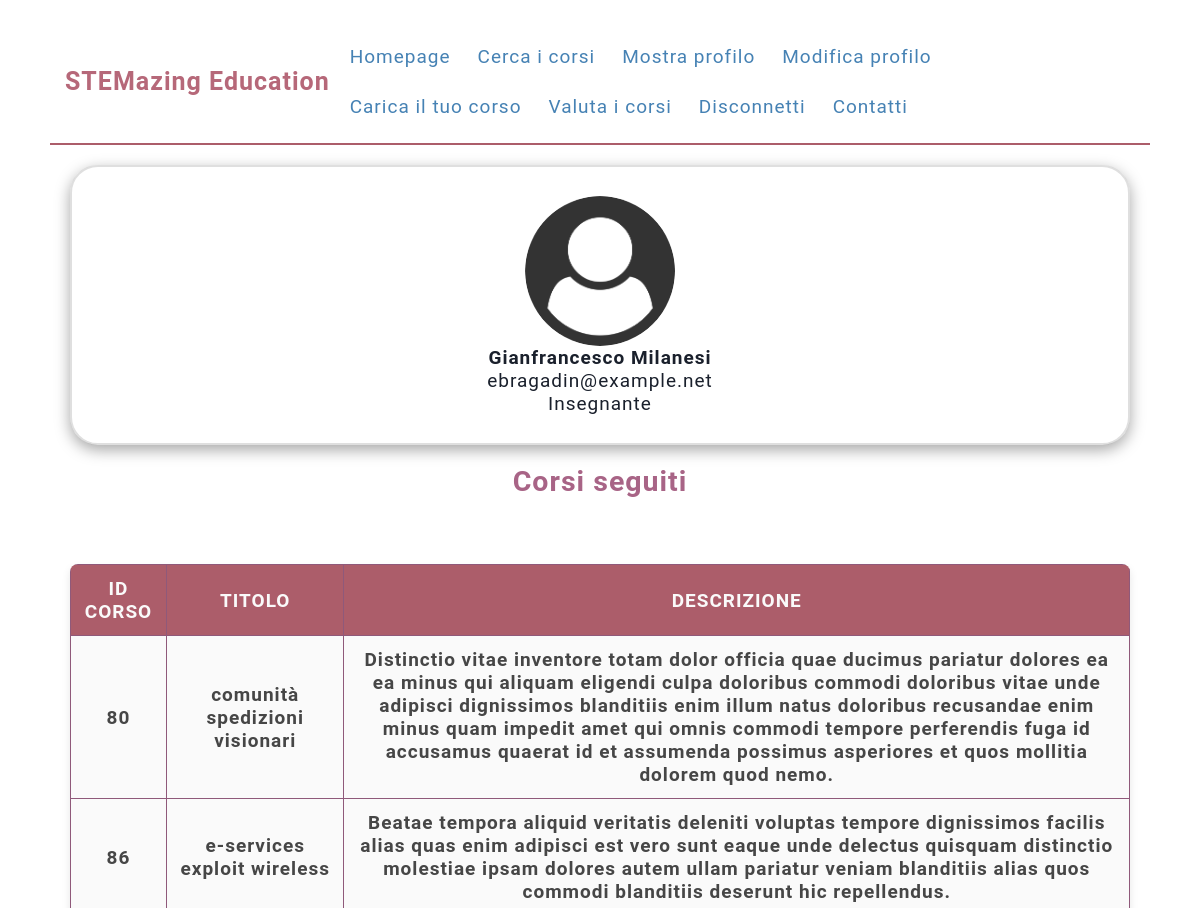
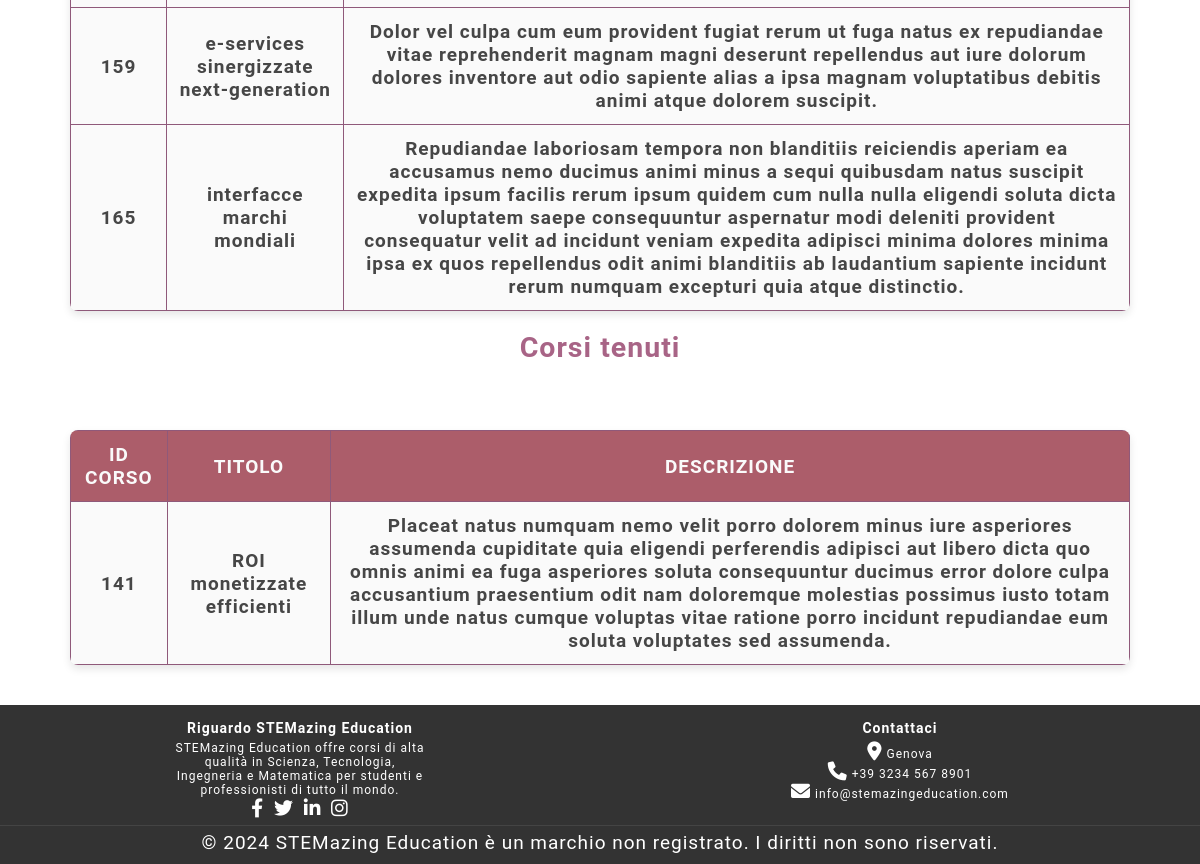
Screenshot of /show_profile.php (signed in) with the database file from the repository (2 pictures, top to bottom).
### tables this page shows
CREATE TABLE course(
  id BIGINT UNSIGNED AUTO_INCREMENT PRIMARY KEY,
  name VARCHAR(100) NOT NULL,
  description VARCHAR(1500) NOT NULL,
  duration INT UNSIGNED NOT NULL,
  price DECIMAL(4,2) UNSIGNED NOT NULL,
  average_evaluation DECIMAL(2,1) UNSIGNED NOT NULL CHECK (average_evaluation <= 5.0)
);

### show_profile.php (called while the page is built)
<?php
	include dirname(__FILE__).'/./user_area/show_profile.php';
?>

### modules/set_path.php (called while the page is built)
<?php
    $MYROOT = '/~S4850100/ProgettoSAW';
?>

### configuration/database_query.php (called while the page is built)
<?php
    try{
        if(!empty($params) && !empty($param_types)){
            $sql_stmt = mysqli_prepare($db_connection, $query);
            mysqli_stmt_bind_param($sql_stmt, $param_types, ...$params);
            mysqli_stmt_execute($sql_stmt);
            $result = mysqli_stmt_get_result($sql_stmt);
        }
        else{
            $result = mysqli_query($db_connection, $query);
        }
        if($result !== false)
            $res = mysqli_fetch_all($result, MYSQLI_ASSOC);
    }
    catch(mysqli_sql_exception $e){
        $error = sprintf('%s - %s: %s\n', date('Y-m-d H:i:s'), $query, $e->getMessage());
        error_log($error, 3, dirname(__FILE__).'/../../../errors/errors.log');
        $error_occurred = true;
    }
?>

### user_area/show_profile.php (the view, shortened to what this page needs)
<!DOCTYPE html>
<html lang = 'it'>
<head>
	<?php
		include dirname(__FILE__).'/../modules/head_style.php';
	?>
	<link rel = 'stylesheet' href = './css/show-profile.css'>
</head>
<body>
	<?php
		require dirname(__FILE__).'/../modules/header.php';
	?>
	<main>
		<?php
			print('
			<section class = \'profile\'>
            	<div class = \'card\'>
            		<div class = \'card-body\'>
                    	<img src = \'images/user_icon.png\' alt = \'Immagine profilo.\' class = \'profile-image\'>
                    	<div class = \'user-infos\'>
                      		<h4>'.$_SESSION['name'].' '.$_SESSION['surname'].'</h4>
                      		<p>'.$_SESSION['email'].'</p>
							<p>
			');
			$query       = 'SELECT *
					  		FROM teach
					  		WHERE email_user = ?;';
			$params      = array($_SESSION['email']);
			$param_types = 's';
			require dirname(__FILE__).'/../configuration/database_connect.php';
			require dirname(__FILE__).'/../configuration/database_query.php';
			if($_SESSION['admin'] === 1){
				print('Amministratore');
			}
			elseif(!empty($res)){
				print('Insegnante');
			}
			else{
				print('Studente');
			}
			print('
                      		</p>
						</div>
                    </div>
                </div>
            </section>
			');
			$query = 'SELECT c.id, c.name, c.description
			          FROM course c JOIN follow f ON c.id = f.id_course
					  WHERE f.email_user = ?;';
			require dirname(__FILE__).'/../configuration/database_query.php';
			print('
			<section>
				<h2 class = \'subtitle\'>Corsi seguiti</h2>
				<br><br>
				<table class = \'table\'>
                    <tr>
                        <th class = \'index-element\'>ID corso</th>
                        <th class = \'index-element\'>Titolo</th>
                        <th class = \'index-element\'>Descrizione</th>
                    </tr>
			');
			foreach($res as $row){
				printf('
					<tr>
                        <th>%s</th>
                        <th>%s</th>
                        <th>%s</th>
				', $row['id'], $row['name'], $row['description']);
			}
			print('
                </table>
            </section>
			<section>
				<h2 class = \'subtitle\'>Corsi tenuti</h2>
				<br><br>
				<table class = \'table\'>
                    <tr>
                        <th class = \'index-element\'>ID corso</th>
                        <th class = \'index-element\'>Titolo</th>
                        <th class = \'index-element\'>Descrizione</th>
                    </tr>
            ');
			$query = 'SELECT c.id, c.name, c.description
			          FROM course c JOIN teach t ON c.id = t.id_course
					  WHERE t.email_user = ?;';
			require dirname(__FILE__).'/../configuration/database_query.php';
			foreach($res as $row){
				printf('
					<tr>
                        <th>%s</th>
                        <th>%s</th>
                        <th>%s</th>
				', $row['id'], $row['name'], $row['description']);
			}
			print('
				</table>
			</section>
			');
		?>
	</main>
	<?php
		require dirname(__FILE__).'/../modules/footer.php';
	?>
</body>
</html>

### modules/head_style.php
<?php
	require dirname(__FILE__).'/set_path.php';
	print(
	'
		<meta http-equiv = \'X-UA-Compatible\' content = \'IE = edge\'>
		<meta charset = \'utf-8\'>
		<meta name = \'viewport\' content = \'width-device-width\', initial-scale = 1.0>
		<link rel = \'icon\' href = '.$MYROOT.'/css/images/school.svg type = \'image/svg+xml\'>
		<link rel = \'apple-touch-icon\' href = '.$MYROOT.'/css/images/school.png>
		<link rel = \'stylesheet\' href = \''.$MYROOT.'/css/base.css\'>
		<link rel = \'stylesheet\' href = \''.$MYROOT.'/modules/css/header.css\'>
		<link rel = \'stylesheet\' href = \''.$MYROOT.'/modules/css/footer.css\'>
		<link rel = \'stylesheet\' href = \'https://cdnjs.cloudflare.com/ajax/libs/font-awesome/6.0.0-beta3/css/all.min.css\'>
	'
	);
?>

### modules/header.php
<?php
    require dirname(__FILE__).'/set_path.php';
    print('
    <header>
        <p id = \'title\'>STEMazing Education</p>
    ');
    require dirname(__FILE__) . '/navbar.php';
    print('
    </header>
    ');
?>

### modules/navbar.php (shortened to what this page needs)
<?php
    require dirname(__FILE__).'/set_path.php';
    $navItems = [];
	$navItems[] = ['href' => $MYROOT.'/index.php', 'label' => 'Homepage'];
	$navItems[] = ['href' => $MYROOT.'/internal_search_system/page/search_system.php', 'label' => 'Cerca i corsi'];
    if(isset($_SESSION['authentication'])){
        $navItems[] = ['href' => $MYROOT.'/user_area/show_profile.php', 'label' => 'Mostra profilo'];
        $navItems[] = ['href' => $MYROOT.'/user_area/update_profile.php', 'label' => 'Modifica profilo'];
        $navItems[] = ['href' => $MYROOT.'/user_area/upload_course.php', 'label' => 'Carica il tuo corso'];
        $navItems[] = ['href' => $MYROOT.'/course_evaluation/pages/course_evaluation.php', 'label' => 'Valuta i corsi'];
		$navItems[] = ['href' => $MYROOT.'/authentication/logout/logout.php', 'label' => 'Disconnetti'];
    }
    else{
        $navItems[] = ['href' => $MYROOT.'/authentication/pages/registration_form.php', 'label' => 'Registrati'];
        $navItems[] = ['href' => $MYROOT.'/authentication/pages/login_form.php', 'label' => 'Accedi'];
    }
    $navItems[] = ['href' => $MYROOT.'/info/contact_us.php', 'label' => 'Contatti'];
    print('<nav><ul>');
    foreach($navItems as $item){
        print('<li class="nav-elmnt"><a href="' . $item['href'] . '">' . $item['label'] . '</a></li>');
    }
    print('</ul></nav>');
?>

### modules/footer.php
<?php
    require dirname(__FILE__).'/set_path.php';
	print(
	'
	<footer>
        <div class = \'container\'>
            <div class = \'footer-content\'>
                <div class = \'footer-section about\'>
                    <h3>
                        Riguardo STEMazing Education
                    </h3>
                    <p>
                        STEMazing Education offre corsi di alta qualità in Scienza, Tecnologia, Ingegneria
                        e Matematica per studenti e professionisti di tutto il mondo.
                    </p>
                    <div class = \'socials\'>
                        <a href = \'#\'><i class = \'fab fa-facebook-f\'></i></a>
                        <a href = \'#\'><i class = \'fab fa-twitter\'></i></a>
                        <a href = \'#\'><i class = \'fab fa-linkedin-in\'></i></a>
                        <a href = \'#\'><i class = \'fab fa-instagram\'></i></a>
                    </div>
                </div>
                <div class = \'footer-section contact\'>
                    <h3>
                        Contattaci
                    </h3>
                    <p>
                        <i class = \'fas fa-map-marker-alt\'></i> Genova
                    </p>
                    <p>
                        <i class = \'fas fa-phone\'></i> +39 3234 567 8901
                    </p>
                    <p>
                        <i class = \'fas fa-envelope\'></i> info@stemazingeducation.com
                    </p>
                </div>
            </div>
            <div class = \'footer-bottom\'>
                <p>&copy; 2024 STEMazing Education è un marchio non registrato. I diritti non sono riservati.</p>
            </div>
        </div>
    </footer>
	'
	);
?>

### css/base.css (style rules this page uses)
* { font-family: 'Roboto', sans-serif; margin: 0; padding: 0; font-size: 19px; letter-spacing: 1px; }
main { padding: 30px 0; border: 0; margin: 0 50px; flex: 1; display: flex; justify-content: center; align-items: center; padding: 20px; }
* { scrollbar-width: thin; scrollbar-color: rgb(226, 106, 126) #f9e3e5; }
body, html { scrollbar-face-color: rgb(226, 106, 126); scrollbar-base-color: #f9e3e5; scrollbar-3dlight-color: #f9e3e5; scrollbar-highlight-color: #f9e3e5; scrollbar-track-color: #f9e3e5; scrollbar-arrow-color: #f9e3e5; scrollbar-shadow-color: #f9e3e5; scrollbar-darkshadow-color: rgb(226, 106, 126); }

### modules/css/header.css (style rules this page uses)
body { display: flex; flex-direction: column; min-height: 100vh; }
header { display: flex; border-bottom: 2px solid rgb(172, 93, 106); margin: 0 50px; align-items: center; padding: 15px; }
header #title { text-align: left; color: #b66879; font-size: 25px; font-weight: bold; }
nav { margin-left: 10px; flex: 1; overflow-x: hidden; white-space: normal; }
nav ul { display: flex; flex-wrap: wrap; list-style-type: none; align-items: center; padding: 0; margin: 0; justify-content: left; gap: 7px; }
.nav-elmnt { display: flex; align-items: center; min-width: 0; }
.nav-elmnt a { display: block; padding: 10px; border-radius: 28px; color: steelblue; transition: background-color 0.3s, color 0.3s; text-decoration: none; white-space: nowrap; overflow: hidden; text-overflow: ellipsis; }

### modules/css/footer.css (style rules this page uses)
footer { background: #333; color: #fff; padding: 10px 0; width: 100%; position: static; bottom: 0; left: 0; }
.footer-content { display: flex; flex-wrap: wrap; justify-content: space-around; }
.footer-section { flex: 1 1 200px; padding: 5px; max-width: 250px; text-align: center; }
.footer-section h3 { margin-bottom: 5px; font-size: 14px; }
.footer-section p, .footer-section a, .footer-section ul { margin: 0; padding: 0; list-style: none; font-size: 12px; }
.socials a { display: inline-block; margin: 0 2px; color: #fff; font-size: 12px; }
.footer-bottom { text-align: center; padding-top: 5px; border-top: 1px solid #444; font-size: 10px; }

### user_area/css/show-profile.css (style rules this page uses)
body { margin-top: 20px; color: #1a202c; text-align: left; }
main { display: block; }
.profile { display: block; padding: 15px; }
.subtitle { text-align: center; font-size: 1.5em; font-weight: bold; color: #a86486; }
.card { background-color: #fff; border-radius: 0.25rem; margin-bottom: 20px; }
.profile-image { display: block; margin-left: auto; margin-right: auto; width: 150px; border-radius: 50%; }
.card-body { border: 2px solid rgba(0, 0, 0, 0.125); border-radius: 28px; box-shadow: rgba(0, 0, 0, 0.35) 0px 5px 15px; flex: 1 1 auto; min-height: 1px; padding: 1.5rem; text-align: center; }
.profile { margin: 0 -8px; padding: 0 8px; }
.table { border-collapse: collapse; width: 100%; text-align: center; color: #333; margin: 20px 0; }
.table tr { background-color: #fafafa; }
.table th, .table td { border: 1px solid #8f597a; padding: 12px; transition: background-color 0.3s ease, color 0.3s ease; }
.table .index-element { border-color: 1px solid #fafafa; color:#fafafa; background-color: rgb(172, 93, 106); text-transform: uppercase; padding: 12px }
.table th { color: rgb(70, 70, 70); font-weight: bold; }
.table th, .table td { text-align: center; vertical-align: middle; }
.table { box-shadow: 0 4px 8px rgba(0, 0, 0, 0.1); border-radius: 8px; overflow: hidden; }

### rows the page displays
course: id "80", name "comunità spedizioni visionari", description "Distinctio vitae inventore totam dolor officia quae ducimus pariatur dolores ea ea minus qui aliquam eligendi culpa doloribus commodi doloribus vitae unde adipisci dignissimos blanditiis enim illum natus doloribus recusandae enim minus quam impedit amet qui omnis commodi tempore perferendis fuga id accusamus quaerat id et assumenda possimus asperiores et quos mollitia dolorem quod nemo."
course: id "86", name "e-services exploit wireless", description "Beatae tempora aliquid veritatis deleniti voluptas tempore dignissimos facilis alias quas enim adipisci est vero sunt eaque unde delectus quisquam distinctio molestiae ipsam dolores autem ullam pariatur veniam blanditiis alias quos commodi blanditiis deserunt hic repellendus."
course: id "159", name "e-services sinergizzate next-generation", description "Dolor vel culpa cum eum provident fugiat rerum ut fuga natus ex repudiandae vitae reprehenderit magnam magni deserunt repellendus aut iure dolorum dolores inventore aut odio sapiente alias a ipsa magnam voluptatibus debitis animi atque dolorem suscipit."
course: id "165", name "interfacce marchi mondiali", description "Repudiandae laboriosam tempora non blanditiis reiciendis aperiam ea accusamus nemo ducimus animi minus a sequi quibusdam natus suscipit expedita ipsum facilis rerum ipsum quidem cum nulla nulla eligendi soluta dicta voluptatem saepe consequuntur aspernatur modi deleniti provident consequatur velit ad incidunt veniam expedita adipisci minima dolores minima ipsa ex quos repellendus odit animi blanditiis ab laudantium sapiente incidunt rerum numquam excepturi quia atque distinctio."
course: id "141", name "ROI monetizzate efficienti", description "Placeat natus numquam nemo velit porro dolorem minus iure asperiores assumenda cupiditate quia eligendi perferendis adipisci aut libero dicta quo omnis animi ea fuga asperiores soluta consequuntur ducimus error dolore culpa accusantium praesentium odit nam doloremque molestias possimus iusto totam illum unde natus cumque voluptas vitae ratione porro incidunt repudiandae eum soluta voluptates sed assumenda."

### other values shown
$item['label'] "Homepage"
$item['label'] "Cerca i corsi"
$item['label'] "Mostra profilo"
$item['label'] "Modifica profilo"
$item['label'] "Carica il tuo corso"
$item['label'] "Valuta i corsi"
$item['label'] "Disconnetti"
$item['label'] "Contatti"
$_SESSION['name'] "Gianfrancesco"
$_SESSION['surname'] "Milanesi"
$_SESSION['email'] "ebragadin@example.net"
